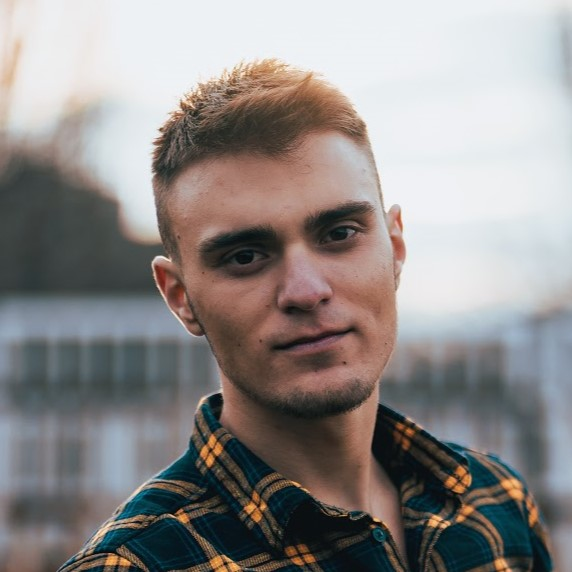
#> input picture data/profile-pic.jpg, 572 x 572 px, found by its file name
$ python threshold.py
#> lines starting #> are read from the running program, lines starting #| are printed output that depends on the picture
from __future__ import print_function
import cv2 as cv
import argparse

max_value = 255
max_type = 4
max_binary_value = 255
trackbar_type = "Type: \n 0: Binary \n 1: Binary Inverted \n 2: Truncate \n 3: To Zero \n 4: To Zero Inverted"
trackbar_value = "Value"
window_name = "Threshold Demo"


def Threshold_Demo(val):
    # 0: Binary
    # 1: Binary Inverted
    # 2: Threshold Truncated
    # 3: Threshold to Zero
    # 4: Threshold to Zero Inverted
    threshold_type = cv.getTrackbarPos(trackbar_type, window_name)
    threshold_value = cv.getTrackbarPos(trackbar_value, window_name)
    _, dst = cv.threshold(src_gray, threshold_value, max_binary_value, threshold_type)
    cv.imshow(window_name, dst)


parser = argparse.ArgumentParser(
    description="Code for Basic Thresholding Operations tutorial."
)
parser.add_argument(
    "--input", help="Path to input image.", default="data/profile-pic.jpg"
)
args = parser.parse_args()
src = cv.imread(cv.samples.findFile(args.input))
#> src is the input picture: shape (572, 572, 3); mean B, G, R 137.1, 138.5, 143
if src is None:
    print("Could not open or find the image: ", args.input)
    exit(0)
# Convert the image to Gray
src_gray = cv.cvtColor(src, cv.COLOR_BGR2GRAY)
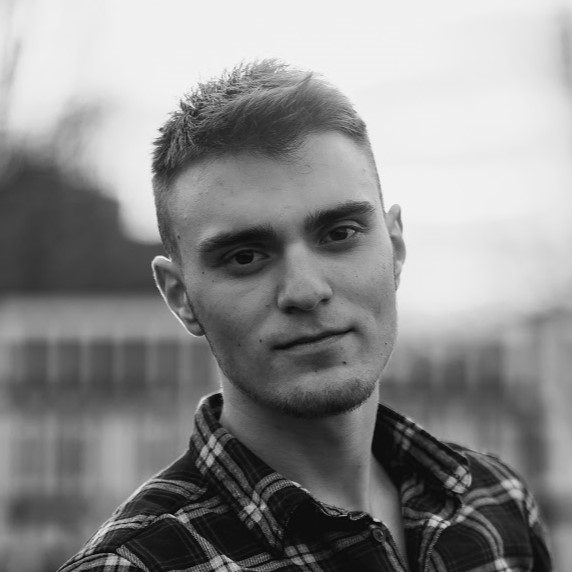
#> src_gray: shape (572, 572); min 2, max 248, mean 139.7
cv.namedWindow(window_name)
cv.createTrackbar(trackbar_type, window_name, 3, max_type, Threshold_Demo)
# Create Trackbar to choose Threshold value
cv.createTrackbar(trackbar_value, window_name, 0, max_value, Threshold_Demo)
#> slider 'Value' is set to 85
# Call the function to initialize
Threshold_Demo(0)
#> in Threshold_Demo, `_, dst = cv.threshold(src_gray, threshold_value, max_binary_value, thr..`:
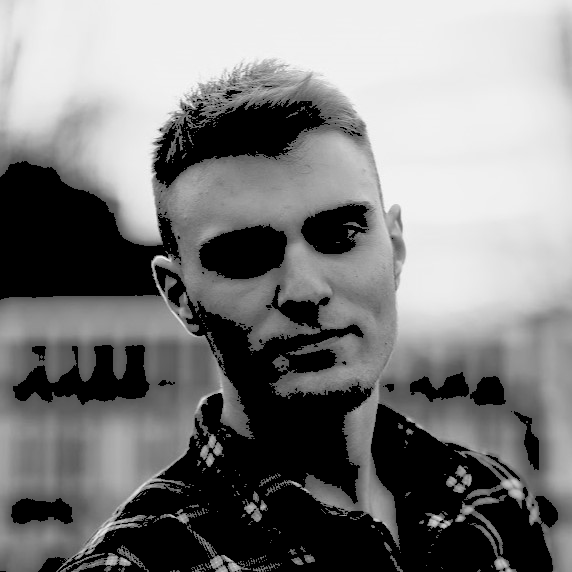
#> dst: shape (572, 572); min 0, max 248, mean 124.7
# Wait until user finishes program
cv.waitKey()
